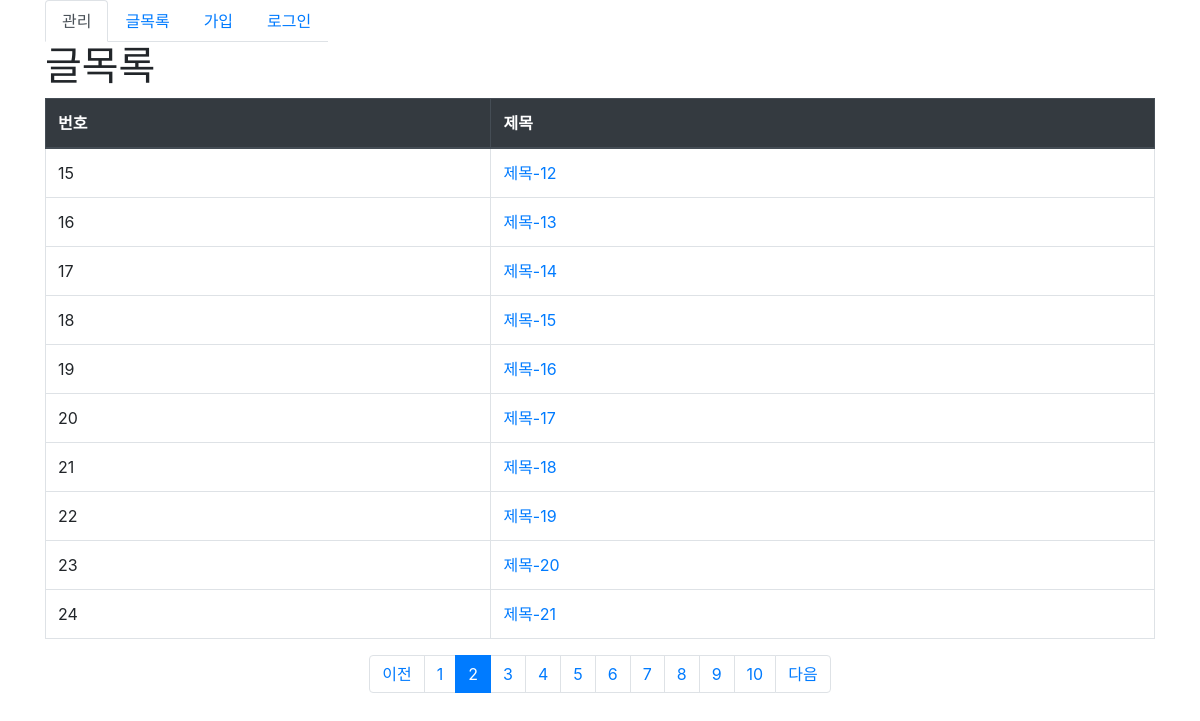
The page /board/list?page=2 on the database its author committed.
### board/models.py (models this page shows, shortened)
class Post(models.Model):
    writer = models.ForeignKey(CustomUser, on_delete=models.SET_NULL, verbose_name='작성자', null=True, blank=True)
    title = models.CharField(max_length=255, verbose_name="글제목")# NOT NULL, 빈문자열을 허용 X
    content = models.TextField(verbose_name="글내용") # TextField: 대용량 text
    category = models.ForeignKey(to=Category, on_delete=models.SET_NULL, verbose_name="글 분류", null=True, blank=True)
    create_at = models.DateTimeField(verbose_name="작성일시", auto_now_add=True)
    update_at = models.DateTimeField(verbose_name="수정일시", auto_now=True)
    up_file = models.FileField(verbose_name="업로드 파일",
                               upload_to='files', # media/files 아래 파일을 저장.
                               null=True, blank=True # null값을 가질수 있는 컬럼.
                               )
    up_image = models.ImageField(verbose_name='업로드 이미지',
                                 upload_to="image/%Y/%m/%d",
                                 null=True, blank=True)

### board/views.py (the view)
# urls.py: path('list', views.PostListView.as_view(), name="list"),
class PostListView(ListView):
    template_name = "board/post_list.html"
    model = Post
    paginate_by = 10
    def get_context_data(self, **kwargs):
        context = super().get_context_data(**kwargs)
        paginator = context['paginator']
        page_group_count = 10 # 페이지 그룹에 속한 페이지 수.
        current_page = int(self.request.GET.get('page', 1))
        start_index = int((current_page-1)/page_group_count) * page_group_count
        end_index = start_index + page_group_count
        page_range = paginator.page_range[start_index:end_index]
        start_page = paginator.page(page_range[0]) # 시작페이지의 page객체
        end_page = paginator.page(page_range[-1]) #  마지막페이지의 page객체
        has_previous = start_page.has_previous() # 시작의 이전페이지가 있는지 여부.
        has_next = end_page.has_next()
        context['page_range'] = page_range
        if has_previous:
            context['has_previous'] = has_previous
            context['previous_page_no'] = start_page.previous_page_number # 시작페이지 이전페이지 번호.
        if has_next:
            context['has_next'] = has_next
            context['next_page_no'] = end_page.next_page_number # 마지막 페이지의 다음페이지 번호
        return context

### board/templates/board/post_list.html (shortened to what this page needs)
{%extends 'layout.html'%}
{% load bootstrap4 %}
{%block contents%}
<h1>글목록</h1>
    <table class='table table-bordered'>
        <thead class='thead-dark'>
            <tr>
                <th>번호</th>
                <th>제목</th>
            </tr>
        </thead>
        <tbody>
            {%for i in object_list%}
            <tr>
                <td>
                    {{i.pk}}
                </td>
                <td><a href="{% url 'board:detail' i.pk %}">
                    {{i.title}}
                </a>
                </td>
            </tr>
            {%endfor%}
        </tbody>
    </table>
    {% if is_paginated %}
    <ul class="pagination justify-content-center">
        {% if has_previous %}
        <li class="page-item">
            <a href="{%url 'board:list'%}?page={{previous_page_no}}" class="page-link">이전</a>
        </li>
        {% else %}
        <li class="page-item">
            <span class="page-link">이전</span>
        </li>
    {% endif %}
        {%for page in page_range%}
            {% if page == page_obj.number %}
            <li class="page-item active"><span class="page-link">{{page}}</span></li>
            {% else %}
            <li class="page-item">
                <a class="page-link" href="{%url 'board:list'%}?page={{page}}">{{page}}</a>
            </li>
            {% endif %}
        {%endfor%}
        {% if has_next %}
        <li class="page-item">
            <a href="{%url 'board:list'%}?page={{next_page_no}}" class="page-link">다음</a>
        </li>
        {% else %}
        <li class="page-item">
            <span class="page-link">다음</span>
        </li>
        {% endif %}
    </ul>
    {% endif %}
{%endblock contents%}

### rows shown on the page
Post: pk "15", title "제목-12"
Post: pk "16", title "제목-13"
Post: pk "17", title "제목-14"
Post: pk "18", title "제목-15"
Post: pk "19", title "제목-16"
Post: pk "20", title "제목-17"
Post: pk "21", title "제목-18"
Post: pk "22", title "제목-19"
Post: pk "23", title "제목-20"
Post: pk "24", title "제목-21"

### other values the page prints
{{ page }} "1" "3" "4" "5" "6" "7" "8" "9" "10"
{{ page }} "2"
